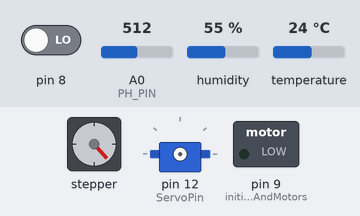
Simulated run of this program. Board: Arduino Uno, built with avr-gcc and run on an emulated ATmega328P. On the bench: stepper motor, servo, switched loads named in the program (green lamp = pin HIGH). The inputs (shaded band) are chosen by the test bench; at power-on: pin 8 LOW, A0 (PH_PIN) = 512, humidity 55 %, temperature 24 °C. Stepper angles assume 200 steps per turn; what the program prints to the serial monitor is not drawn.

Above: at 0.8 s.
0.9 s: pin 8 driven HIGH
At 1.3 s:
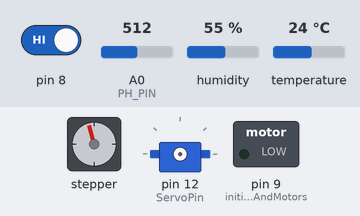
3.9 s: pin 8 driven LOW
At 4.8 s:
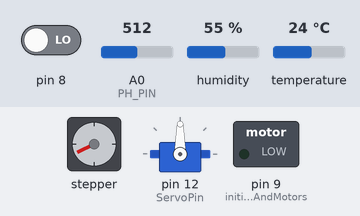
Timing chart, 0 to 6.9 s (numbered marks = the images above; inputs shaded):
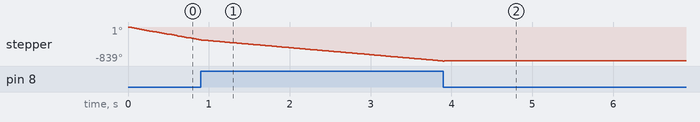

The program:

main.cpp
```cpp
#include <Arduino.h>
#include <SHT1x.h>
#include <A4988.h>
#include "SensorBase.h"
#include "sensors/PH.h"
#include "sensors/Humidity.h"
#include "sensors/Temperature.h"
#include "motor/Carousel.h"
#include "motor/PhProbe.h"
#include "motor/Tube.h"
#include "motor/Pump.h"
// Specify data and clock connections and instantiate SHT1x object
#define SHTDataPin  A1 //black (Humidity / Temperature)
#define SHTClockPin A2 //yellow (Humidity / Temperature)
int PumpPin = 11;
int ServoPin = 12;
SHT1x sht1x(SHTDataPin, SHTClockPin);
A4988 carouselMotor(200, 5, 6, 7);
A4988 phMotor(200, 2, 3, 4);
SensorBase *sensors[3];

Carousel carousel(carouselMotor, 8);
PhProbe phProbe(phMotor, 10);
Pump pump(9);

Servo s;
Tube* tube;

void initializeSensorsAndMotors() {
    carouselMotor.setRPM(70);
    carouselMotor.enable();
    phMotor.setRPM(70);
    phMotor.enable();
    sensors[0] = new PH(0);
    sensors[1] = new Temperature(1, sht1x);
    sensors[2] = new Humidity(2, sht1x);
    carousel.home();
    s.attach(ServoPin);
    pinMode(9, OUTPUT);
    tube = new Tube(s);
}

void setup() {
    Serial.begin(38400); // Open serial connection to report values to host
    initializeSensorsAndMotors();
    delay(500);
   // phProbe.down();
}

void writeData() {
    for (int i =0; i < 3; i++) {
        sensors[i]->write();
    }
}


void readInputs() {
    if (Serial.available() > 0) { // MOVE TO INDEX
        byte cmd = (byte) Serial.read();
        delay(10);
        if (cmd == 0x00) {
            int index = Serial.read();
            //Serial.print(index);
            carousel.moveToIndex(index);
            // Serial.write(0x05);
        }
        else if (cmd == 0x01) { // MOVE TO PH
            int index = Serial.read();
            carousel.moveToPh(index);
            // Serial.write(0x05);
        }
        else if (cmd == 0x02) { // OPEN ETHANOL TUBE
            tube->open();
        }
        else if (cmd == 0x03) { // CLOSE ETHANOL TUBE
            tube->close();
        }
        else if (cmd == 0x04) { // PROBE UP
            phProbe.up();
        }
        else if (cmd == 0x05) { // PROBE DOWN
            phProbe.down();
        }
        else if (cmd == 0x06) { // PUMP DOWN
            pump.off();
        }
        else if (cmd == 0x07) { // PUMP UP
		pump.on();
        }
        while (Serial.available() > 0) {Serial.read();}
    }
}

bool y = false;
int counts = 0;

void loop() {
    readInputs();
//    Serial.print(digitalRead(9));
    phProbe.update();
   writeData();
}
```

SensorBase.cpp
```cpp
//
// Created by matthew on 25/05/17.
//

#include "SensorBase.h"

void SensorBase::write() {

}

SensorBase::SensorBase(int n) {
    this->id = n;
}

void SensorBase::init() {

}
```

SensorBase.h
```cpp
//
// Created by matthew on 25/05/17.
//

#ifndef SCIENCEDUINO_SENSORBASE_H
#define SCIENCEDUINO_SENSORBASE_H


class SensorBase {
public:
    virtual void write();
    virtual void init();
    SensorBase(int n);
protected:
    int id;
};


#endif //SCIENCEDUINO_SENSORBASE_H
```

Carousel.cpp
```cpp
//
// Created by matthew on 28/05/17.
//

#include "Carousel.h"
#include <A4988.h>

Carousel::Carousel(A4988 motor, int limitPin): motor(motor), limitPin(limitPin) {
    this->aligned = true; // Assume we are aligned at the base = true setpoint (0)
    this->index = 0;
    this->base = true;
    this->reverseDirection = 0;
    this->stepsSinceConfirm = 0;
    this->goalIndex = -1;

    pinMode((uint8_t) limitPin, INPUT);
}

void Carousel::moveToIndex(int index) {
   // Serial.print("HOME");
    this->home();
    if (this->index == 3) {
		return;
}
    // Serial.print("TO ");
    // Serial.println(index);
    this->motor.enable();
    this->goalIndex = (index + 3)%6;
    this->motor.rotate(this->getShortDirection()*2);
    float x = (0.270833333407*(index^4))+(-2.5324074*(index^3))+(6.40972222*(index^2))+(-2.83862433*index)+2.115079;
    //this->motor.rotate()
    this->index = index;
//    this->motor.disable();
}

int Carousel::dirToSteps(int v) {
    return (360/6)*v;
}

int Carousel::getShortDirection() {
    return -dirToSteps(this->goalIndex);
}

void Carousel::home() {
    this->motor.enable();
    while (digitalRead((uint8_t) this->limitPin) == LOW) {
	   this->motor.move(-3);
}
   // Serial.print("HOMES");
    while (digitalRead((uint8_t) this->limitPin) == HIGH) {
        this->motor.move(-1);
        delay(5);
    }
   // Serial.println("is done");
    this->index = 0;
    this->motor.move(1);
//    this->motor.disable();

}
```

Carousel.h
```cpp
//
// Created by matthew on 28/05/17.
//

#ifndef SCIENCEDUINO_CAROUSEL_H
#define SCIENCEDUINO_CAROUSEL_H

#include <A4988.h>
#include <Arduino.h>

class Carousel {
public:
    Carousel(A4988 motor, int limitPin);

    bool aligned;
    int index;

    void moveToIndex(int index);
    void moveToPh(int index) {
        this->moveToIndex((index + 2) % 6);
    }

    void home();

private:
    A4988 motor;

    int stepsSinceConfirm;
    int reverseDirection;
    int lastDirection;
    int limitPin;
    bool base;

    int goalIndex;

    int dirToSteps(int v);
    int getShortDirection();
};


#endif //SCIENCEDUINO_CAROUSEL_H
```

PhProbe.cpp
```cpp
//
// Created by matthew on 29/05/17.
//

#include "PhProbe.h"

PhProbe::PhProbe(A4988 motor, int limitPin): motor(motor), limitPin((uint8_t) limitPin) {
    this->goalState = 0;
    this->in = false;
    this->downProgress = 0;
}

void PhProbe::up() {
    this->goalState = -1;
}

void PhProbe::down() {
    this->goalState = 1;
}

void PhProbe::checkIn() {
    this->in = this->downProgress > 9000;
    //Serial.println(this->downProgress);
    if ((this->in && this->goalState == 1) || (this->downProgress < 30 && this->goalState == -1)) {
        this->goalState = 0;
        //Serial.print("AYAYAYAYAYAYAYA");
    }
}

void PhProbe::limitPush() {
    this->downProgress = 0;
    this->checkIn();
    this-> goalState = 0;
}

void PhProbe::move() {
    if (this->goalState != 0) {
        this->motor.move(this->goalState);
        this->downProgress += this->goalState;
    }
}

void PhProbe::update() {
    this->checkIn();
    while (this->goalState != 0) {
        this->checkIn();
        this->move();
    }
}
```

PhProbe.h
```cpp
//
// Created by matthew on 29/05/17.
//

#ifndef SCIENCEDUINO_PHPROBE_H
#define SCIENCEDUINO_PHPROBE_H


#include <A4988.h>

class PhProbe {
public:
    PhProbe(A4988 motor, int limitPin);

    void up();
    void down();

    int downProgress;
    bool in;

    void update();
private:
    int goalState;
    A4988 motor;

    uint8_t limitPin;

    void checkIn();
    void limitPush();
    void move();
};


#endif //SCIENCEDUINO_PHPROBE_H
```

Pump.cpp
```cpp
//
// Created by matthew on 02/06/17.
//

#include "Pump.h"

Pump::Pump(int pin): pin(pin) {
    pinMode(pin, OUTPUT);
}

void Pump::on() {
    digitalWrite(pin, HIGH);
}

void Pump::off() {
    digitalWrite(pin, LOW);
}
```

Pump.h
```cpp
  //
// Created by matthew on 02/06/17.
//

#ifndef SCIENCEDUINO_PUMP_H
#define SCIENCEDUINO_PUMP_H
#include <Arduino.h>

class Pump {
public:
    Pump(int pin);

    void on();
    void off();
private:
    int pin;
};


#endif //SCIENCEDUINO_PUMP_H
```

Tube.cpp
```cpp
//
// Created by matthew on 29/05/17.
//

#include "Tube.h"

Tube::Tube(Servo servo): servo(servo) {
}

void Tube::open() {
    this->servo.write(255);
}

void Tube::close() {
    this->servo.write(0);
}
```

Tube.h
```cpp
//
// Created by matthew on 29/05/17.
//

#ifndef SCIENCEDUINO_TUBE_H
#define SCIENCEDUINO_TUBE_H

#include <Servo.h>

class Tube {
public:
    Tube(Servo servo);

    void open();
    void close();
private:
    Servo servo;
};


#endif //SCIENCEDUINO_TUBE_H
```

Humidity.cpp
```cpp
//
// Created by matthew on 26/05/17.
//

#include <SHT1x.h>
#include "Humidity.h"

void Humidity::init() {

}

void Humidity::write() {
    Serial.write(this->id);
    float humid = this->sensor->readHumidity();
    Serial.write((char*)&humid, sizeof(float));
}

Humidity::Humidity(int n, SHT1x sensor) : SensorBase(n), sensor(&sensor) {}
```

Humidity.h
```cpp
//
// Created by matthew on 26/05/17.
//

#ifndef SCIENCEDUINO_HUMIDITY_H
#define SCIENCEDUINO_HUMIDITY_H

#include "../SensorBase.h"

class Humidity: public SensorBase {
public:
    Humidity(int n, SHT1x sensor);

    virtual void write();
    virtual void init();
private:
    SHT1x* sensor;
};


#endif //SCIENCEDUINO_HUMIDITY_H
```

PH.cpp
```cpp
//
// Created by matthew on 25/05/17.
//

#include "PH.h"
#include <Arduino.h>

#define PH_PIN A0

void PH::init() {

}

void PH::write() {
    float avg = 0;
    for (int i=0; i < 20; i++) {
        delay(02);
        avg += analogRead(PH_PIN);
    }
    Serial.write(this->id);
    avg /= 20;
    avg = avg*5.0/1024;
    avg = 3.5 * avg;
    //Serial.println(avg);
    Serial.write((char*)&avg, sizeof(float));
}

PH::PH(int n) : SensorBase(n) {}
```

PH.h
```cpp
//
// Created by matthew on 25/05/17.
//

#ifndef SCIENCEDUINO_PH_H
#define SCIENCEDUINO_PH_H

#include "../SensorBase.h"


class PH: public SensorBase {
public:
    PH(int n);

    virtual void write();
    virtual void init();
};


#endif //SCIENCEDUINO_PH_H
```

Temperature.cpp
```cpp
//
// Created by matthew on 26/05/17.
//

#include "Temperature.h"
#include <SHT1x.h>
#include <Arduino.h>
#include <SensorBase.h>

void Temperature::init() {

}

void Temperature::write() {
    Serial.write(this->id);
    float temp = this->sensor->readTemperatureC();
    //Serial.println(temp);
    Serial.write((char*)&temp, sizeof(float));
}

Temperature::Temperature(int n, SHT1x sensor) : SensorBase(n), sensor(&sensor) {}
```

Temperature.h
```cpp
//
// Created by matthew on 26/05/17.
//

#ifndef SCIENCEDUINO_TEMPERATURE_H
#define SCIENCEDUINO_TEMPERATURE_H


#include <SensorBase.h>
#include <SHT1x.h>

class Temperature: public SensorBase {
public:
    Temperature(int n, SHT1x sensor);
    virtual void init();
    virtual void write();

private:
    SHT1x* sensor;
};


#endif //SCIENCEDUINO_TEMPERATURE_H
```
